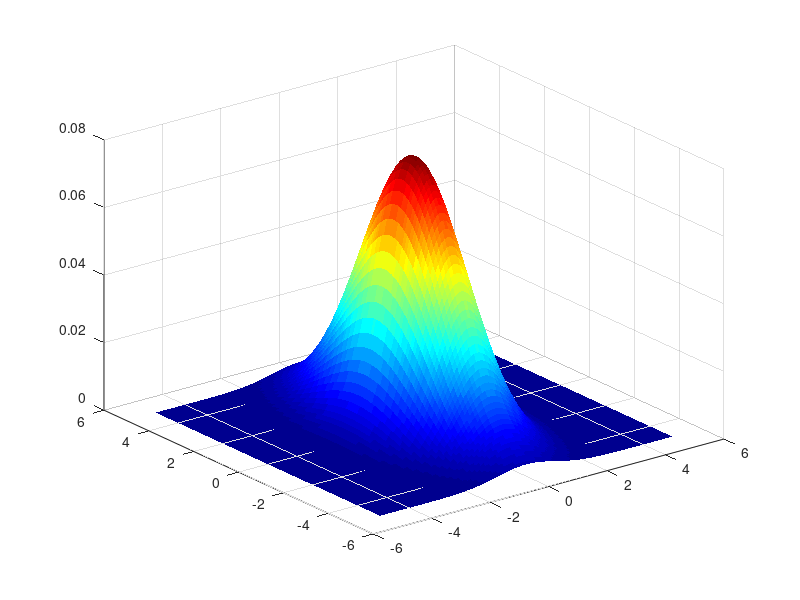

This figure's MATLAB source:
pkg load 'statistics' % This only works like this in Octave
mu = [0,0]; %// data
sigma = [1 0; 0 4]; %// data
x = -5:0.1:5; %// x axis
y = -5:0.1:5; %// y axis

[X Y] = meshgrid(x,y); %// all combinations of x, y
Z = mvnpdf([X(:) Y(:)],mu,sigma); %// compute Gaussian pdf
Z = reshape(Z,size(X)); %// put into same size as X, Y
colormap(jet)
h = surf(X,Y,Z) %// ... or 3D plot
set(h,'edgecolor','none')
